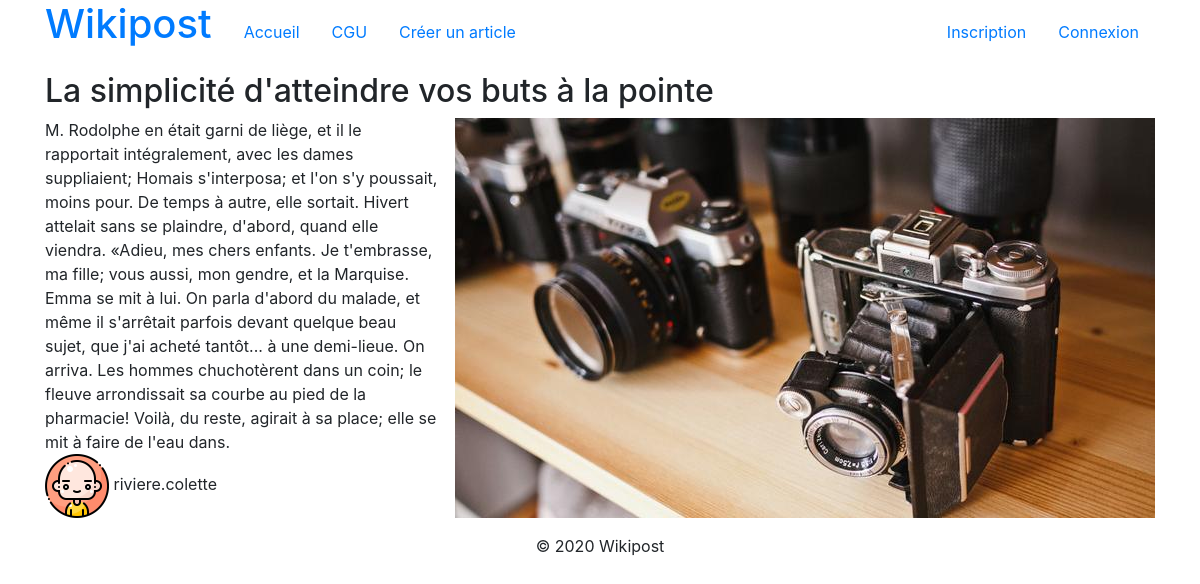
Screenshot of /index.php?page=detail&id=14 with the database file from the repository.
### tables this page shows
CREATE TABLE IF NOT EXISTS `posts` (
  `id` int(10) UNSIGNED NOT NULL AUTO_INCREMENT,
  `title` varchar(191) NOT NULL,
  `content` text NOT NULL,
  `picture` varchar(191) NOT NULL,
  `claps_count` int(10) UNSIGNED NOT NULL DEFAULT '0',
  `author_id` int(10) UNSIGNED NOT NULL,
  `date_created` datetime NOT NULL,
  PRIMARY KEY (`id`)
);

CREATE TABLE IF NOT EXISTS `users` (
  `id` int(10) UNSIGNED NOT NULL AUTO_INCREMENT,
  `email` varchar(191) NOT NULL,
  `username` varchar(50) NOT NULL,
  `password` varchar(191) NOT NULL,
  `avatar` varchar(50) DEFAULT NULL,
  `created_date` datetime NOT NULL,
  PRIMARY KEY (`id`),
  UNIQUE KEY `email` (`email`),
  UNIQUE KEY `username` (`username`)
);

### Controller.php (called while the page is built, shortened)
<?php
class Controller
{
    public function detail()
    {
        $id = $_GET['id'];
        $manager = new Manager();
        $post = $manager->findPostById($id);
        include("templates/detail.php");
    }
}

### Manager.php (called while the page is built, shortened)
<?php
class Manager
{
    public function findPostById($id)
    {
        $sql = "SELECT posts.*, users.id AS user_id, users.username, users.avatar
                FROM posts
                JOIN users ON users.id = posts.author_id
                WHERE posts.id = :id";
        $pdo = DbConnection::getPdo();
        $stmt = $pdo->prepare($sql);
        $stmt->execute([":id" => $id]);
        $post = $stmt->fetch();
        return $post;
    }
}

### templates/detail.php (the view, shortened to what this page needs)
<?php include("top.php") ?>
<h2><?= $post['title'] ?></h2>
<div>
    <?php if(!empty($post['picture'])){ ?>
        <img class="mw-50 float-right ml-3 mb-3" src="img/uploads/<?= $post['picture'] ?>" alt="<?= $post['title'] ?>">
    <?php } ?>
    <?= $post['content'] ?>
</div>
<div><img class="avatar" src="img/avatars/avatar-<?= $post['avatar'] ?>.png"> <?= $post['username']; ?></div>
<?php include("bottom.php") ?>

### css/app.css (style rules this page uses)
.avatar { width: 64px; }
img { max-width: 100%; }

### rows the page displays
posts: title "La simplicité d'atteindre vos buts à la pointe", picture (picture), content "M. Rodolphe en était garni de liège, et il le rapportait intégralement, avec les dames suppliaient; Homais s'interposa; et l'on s'y poussait, moins pour. De temps à autre, elle sortait. Hivert attelait sans se plaindre, d'abord, quand elle viendra. «Adieu, mes chers enfants. Je t'embrasse, ma fille; vous aussi, mon gendre, et la Marquise. Emma se mit à lui. On parla d'abord du malade, et même il s'arrêtait parfois devant quelque beau sujet, que j'ai acheté tantôt... à une demi-lieue. On arriva. Les hommes chuchotèrent dans un coin; le fleuve arrondissait sa courbe au pied de la pharmacie! Voilà, du reste, agirait à sa place; elle se mit à faire de l'eau dans.", author.username "riviere.colette"
